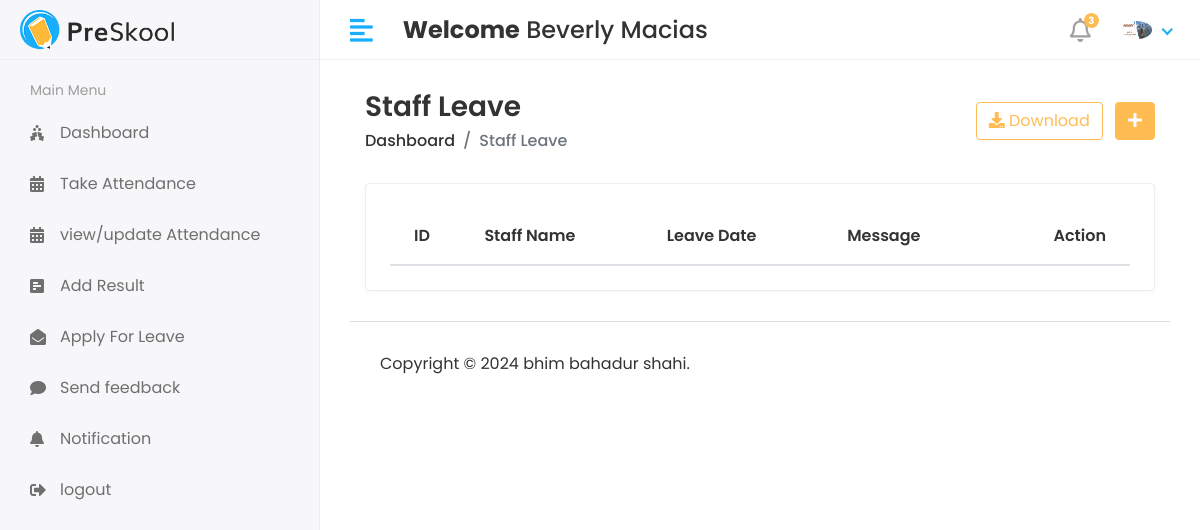
/hod/staff/leave_view (signed in), run on an earlier commit of the app's database.
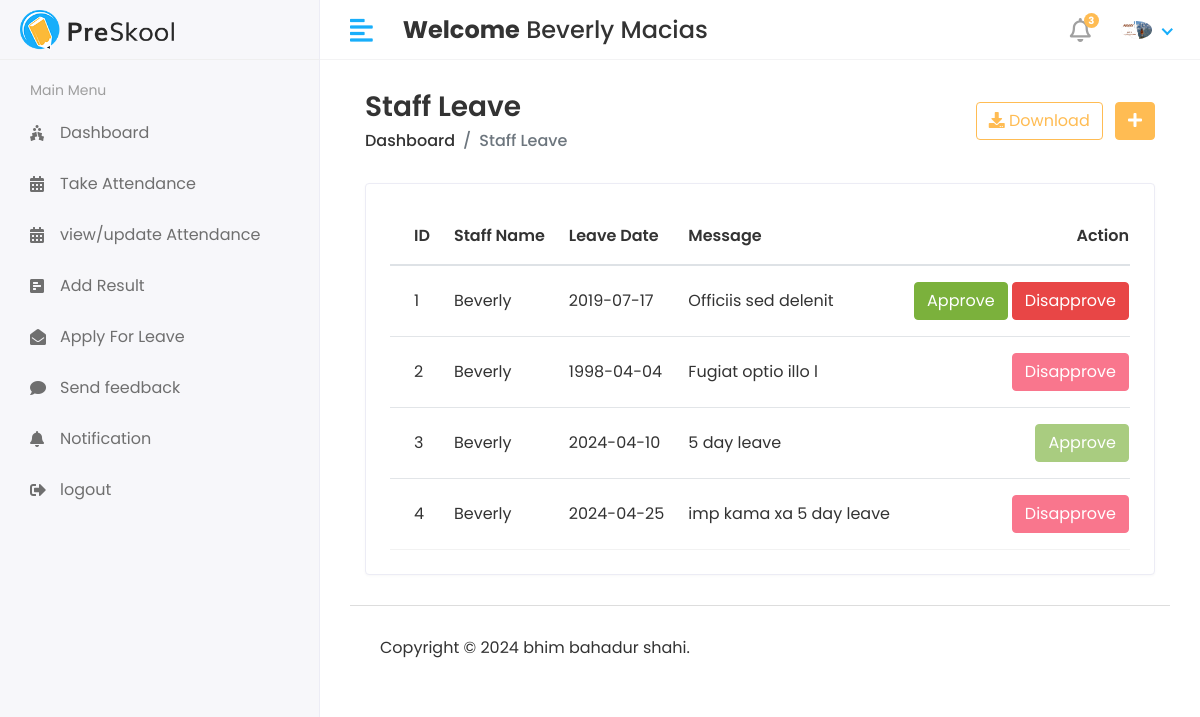
And on a later commit of the database.
### collage_management_app/models.py (models this page shows, shortened)
class CustomUser(AbstractUser):
    USER_CHOICES = (
        (1, 'HOD'),
        (2, 'STAFF'),
        (3, 'STUDENT'),
    )
    user_type = models.CharField(choices=USER_CHOICES, max_length=50, default=1)
    profile_pic = models.ImageField(upload_to='media/profile_pic')

class Staff_Leave(models.Model):
    staff_id= models.ForeignKey(Staff,on_delete=models.CASCADE)
    date =models.CharField(max_length=100)
    message =models.TextField()
    status = models.IntegerField(default=0)
    created_at = models.DateTimeField(auto_now_add=True)
    updated_at = models.DateTimeField(auto_now_add=True)

class Staff(models.Model):
         admin = models.OneToOneField(CustomUser,on_delete=models.CASCADE)
         address =models.TextField()
         gender = models.CharField(max_length=100)
         created_at = models.DateTimeField(auto_now_add= True)
         updated_at = models.DateTimeField(auto_now=True)

### collage_management_system/hod_views.py (the view)
# urls.py: path('hod/staff/leave_view', hod_views.STAFF_LEAVE_VIEW, name='staff_leave_view'),
@login_required(login_url='/')
def STAFF_LEAVE_VIEW(request):
    staff_leave = Staff_Leave.objects.all()
    context ={
        'staff_leave':staff_leave,
    }
    return render(request,'hod/staff_leave_view.html',context)

### templates/hod/staff_leave_view.html (shortened to what this page needs)
{% extends 'base.html' %}
{% block content %}
<div class="content container-fluid">
    <div class="page-header">
        <div class="row align-items-center">
            <div class="col">
                <h3 class="page-title">Staff Leave</h3>
                <ul class="breadcrumb">
                    <li class="breadcrumb-item"><a href="index.html">Dashboard</a></li>
                    <li class="breadcrumb-item active">Staff Leave</li>
                </ul>
            </div>
            <div class="col-auto text-right float-right ml-auto">
                <a href="#" class="btn btn-outline-primary mr-2"><i class="fas fa-download"></i> Download</a>
                <a href="add-student.html" class="btn btn-primary"><i class="fas fa-plus"></i></a>
            </div>
        </div>
    </div>
    <div class="row">
        <div class="col-sm-12">
            <div class="card card-table">
                <div class="card-body">
                    <div class="table-responsive">
                        <table  id="table_id" class="table table-hover table-center mb-0">
                            <thead>
                                <tr>
                                    <th>ID</th>
                                    <th>Staff Name</th>
                                    <th>Leave Date</th>
                                    <th>Message</th>
                                    <th class="text-right">Action</th>
                                </tr>
                            </thead>
                            <tbody>
                                {% for staff_leave in staff_leave %}
                                <tr>
                                    <td>{{ staff_leave.id }}</td>
                                    <td>{{ staff_leave.staff_id.admin.first_name }}</td>
                                    <td>{{ staff_leave.date }}</td>
                                    <td>{{ staff_leave.message }}</td>
                                    <td class="text-right">
                                        <div class="actions">
                                            {%if staff_leave.status == 0%}
                                           <a href="{%url 'staff_approve_leave' staff_leave.id%}" class="btn btn-success">Approve</a>
                                             <a href="{%url 'staff_disapprove_leave' staff_leave.id%}" class="btn btn-danger">Disapprove</a>
                                            {% elif staff_leave.status == 1%}
                                            <button class="btn btn-success" disabled="disabled" > Approve</button>
                                           {% else %}
                                            <button class="btn btn-danger" disabled="disabled" > Disapprove</button>
                                            {%endif%}
                                        </div>
                                    </td>
                                </tr>
                                {% endfor %}
                            </tbody>
                        </table>
                    </div>
                </div>
            </div>
        </div>
    </div>
</div>
{% endblock %}

### templates/base.html (shortened to what this page needs)
<!DOCTYPE html>
<html lang="en">
{% load static %}
<head>
<link rel="stylesheet" href=" {% static 'assets/plugins/bootstrap/css/bootstrap.min.css' %}">
<link rel="stylesheet" href=" {% static 'assets/plugins/fontawesome/css/fontawesome.min.css' % }">
<link rel="stylesheet" href=" {% static 'assets/plugins/fontawesome/css/all.min.css' %}">
<link rel="stylesheet" href=" {% static 'assets/css/style.css' %}">
    <link rel="stylesheet" href="{% static 'assets/plugins/datatables/datatables.min.css' %}">
</head>
<body>
 <div class="main-wrapper">
        {% include 'includes/header.html'%}
        {% include 'includes/sidebar.html'%}
     <div class="page-wrapper">
          <div class="content container-fluid">
                    {%block content%}
                     {%endblock%}
                 {% include 'includes/footer.html'%}
          </div>
     </div>
 </div>
</body>
</html>

### templates/includes/header.html (shortened to what this page needs)
{% load static %}
<div class="header">
    <div class="header-left">
        <a href="index.html" class="logo">
            <img src=" {%static 'assets/img/logo.png'%}" alt="Logo">
        </a>
    </div>
    <a href="javascript:void(0);" id="toggle_btn">
        <i class="fas fa-align-left"></i>
    </a>
    <div class="top-nav-search mt-3">
        <h4><strong>Welcome</strong><span>&nbsp;{{ user.first_name}}&nbsp;{{user.last_name}}</span></h4>
    </div>
    <ul class="nav user-menu">
        <li class="nav-item dropdown noti-dropdown">
            <a href="#" class="dropdown-toggle nav-link" data-toggle="dropdown">
                <i class="far fa-bell"></i> <span class="badge badge-pill">3</span>
            </a>
        </li>
        <li class="nav-item dropdown has-arrow">
            <a href="#" class="dropdown-toggle nav-link" data-toggle="dropdown">
                <span class="user-img"><img class="rounded-circle" src=" /{{user.profile_pic}}" width="31"
                                            alt="Ryan Taylor"></span>
            </a>
        </li>
    </ul>
</div>

### templates/includes/sidebar.html (shortened to what this page needs)
{% load active_link_tags %}
<div class="sidebar" id="sidebar">
    <div class="sidebar-inner slimscroll">
        <div id="sidebar-menu" class="sidebar-menu">
            {% if user.user_type == '1' %}
            <ul>
                <li class="menu-title">
                    <span>Main Menu</span>
                </li>
                <li class="{% active_link 'hod_home' 'active'%}">
                    <a href="{%url 'hod_home'%}"><i class="fas fa-holly-berry"></i> <span>Dashboard</span></a>
                </li>
                <li class="submenu {% active_link 'add_student' 'active'%} {% active_link 'view_student' 'active'%}">
                    <a href="#"><i class="fas fa-user-graduate"></i> <span> Students</span> <span
                            class="menu-arrow"></span></a>
                    <ul>
                        <li><a href="{% url 'add_student'%}"> Add Student</a></li>
                        <li><a href="{%url 'view_student'%}">View Student </a></li>
                    </ul>
                </li>
                <li class="submenu {% active_link 'add_staff' 'active'%} {% active_link 'view_staff' 'active'%}">
                    <a href="#"><i class="fas fa-chalkboard-teacher"></i> <span> Staff</span> <span
                            class="menu-arrow"></span></a>
                    <ul>
                        <li><a href="{%url 'add_staff'%}"> Add Staff </a></li>
                        <li><a href="{% url 'view_staff'%}"> View Staff </a></li>
                    </ul>
                </li>
                <li class="submenu  {% active_link 'add_course' 'active'%} {% active_link 'view_course' 'active'%}">
                    <a href="#"><i class="fa fa-graduation-cap"></i> <span> Course</span> <span
                            class="menu-arrow"></span></a>
                    <ul>
                        <li><a href="{%url 'add_course'%}"> Add Course </a></li>
                        <li><a href="{%url 'view_course' %}">  view Course </a></li>
                    </ul>
                </li>
                <li class="submenu  {% active_link 'add_subject' 'active'%} {% active_link 'add_subject' 'active'%}">
                    <a href="#"><i class="fas fa-book-reader"></i> <span> Subjects</span> <span
                            class="menu-arrow"></span></a>
                    <ul>
                        <li><a href="{%url 'add_subject'%}"> Add Subject</a></li>
                        <li><a href="{%url 'view_subject'%}"> view Subject </a></li>
                    </ul>
                </li>
                <li class="submenu {% active_link 'add_session' 'active'%} {% active_link 'view_session' 'active'%}">
                    <a href="#"><i class="fas fa-clock"></i> <span> Session</span> <span class="menu-arrow"></span></a>
                    <ul>
                        <li><a href="{% url 'add_session'%}">  Add Session</a></li>
                        <li><a href="{%url 'view_session'%}"> view Session </a></li>
                    </ul>
                </li>
                <li>
                    <a href="{%url 'staff_send_notification'%}"><i class="fa fa-bell"></i> <span>Send Staff Notification</span></a>
                </li>
                <li>
                    <a href="holiday.html"><i class="fa fa-bell"></i> <span>Send Student Notification</span></a>
                </li>
                <li>
                    <a href="holiday.html"><i class="fa fa-calendar"></i> <span>view Attendance</span></a>
                </li>
                <li>
                    <a href="holiday.html"><i class="fas fa-comments"></i> <span>Staff feedback </span></a>
                </li>
                <li>
                    <a href="holiday.html"><i class="fas fa-comments"></i><span> Student feedback </span></a>
                </li>
                <li>
                    <a href="{%url 'staff_leave_view'%}"><i class="fa fa-envelope"></i> <span>Staff Leave</span></a>
                </li>
                <li>
                    <a href="holiday.html"><i class="fa fa-envelope"></i> <span>Student Leave</span></a>
                </li>
                <li>
                    <a href="{%url 'logout'%}"><i class="fas fa-sign-out-alt"></i> <span>logout </span></a>
                </li>
            </ul>
             {% elif user.user_type == '2' %}
              <ul>
                <li class="menu-title">
                    <span>Main Menu</span>
                </li>
                <li class="{% active_link 'hod_home' 'active'%}">
                    <a href="{%url 'hod_home'%}"><i class="fas fa-holly-berry"></i> <span>Dashboard</span></a>
                </li>
                  <li class="{% active_link 'hod_home' 'active'%}">
                    <a href="{%url 'hod_home'%}"><i class="fas fa-calendar-alt"></i> <span>Take Attendance</span></a>
                </li>
                  <li class="{% active_link 'hod_home' 'active'%}">
                    <a href="{%url 'hod_home'%}"><i class="fas fa-calendar-alt"></i> <span>view/update Attendance</span></a>
                </li>
                  <li class="{% active_link 'hod_home' 'active'%}">
                    <a href="{%url 'hod_home'%}"><i class="fas fa-poll-h"></i> <span>Add Result </span></a>
                </li>
                  <li class="{% active_link 'staff_apply_leave' 'active'%}">
                    <a href="{%url 'staff_apply_leave'%}"><i class="fas fa-envelope-open"></i> <span>Apply For Leave </span></a>
                </li>
                  <li class="{% active_link 'hod_home' 'active'%}">
                    <a href="{%url 'hod_home'%}"><i class="fas fa-comment"></i> <span > Send feedback</span></a>
                </li>
                    <li class="{% active_link 'notification' 'active'%}">
                    <a href="{%url 'notification'%}"><i class="fas fa-bell"></i> <span> Notification</span></a>
                </li>
                  <li>
                    <a href="{%url 'logout'%}"><i class="fas fa-sign-out-alt"></i> <span>logout </span></a>
                </li>
                  </ul>
            {% endif%}
        </div>
    </div>
</div>

### templates/includes/footer.html
 {% load static %}
 <footer>
    <p> Copyright © 2024 bhim bahadur shahi.</p>
 </footer>

What changed in the data, as far as the page shows it:
added Staff_Leave: id "1", staff_id.admin.first_name "Beverly", date "2019-07-17", message "Officiis sed delenit", status "Approve"
added Staff_Leave: id "2", staff_id.admin.first_name "Beverly", date "1998-04-04", message "Fugiat optio illo l", status "Disapprove"
added Staff_Leave: id "3", staff_id.admin.first_name "Beverly", date "2024-04-10", message "5 day leave", status "Approve"
added Staff_Leave: id "4", staff_id.admin.first_name "Beverly", date "2024-04-25", message "imp kama xa 5 day leave", status "Disapprove"
